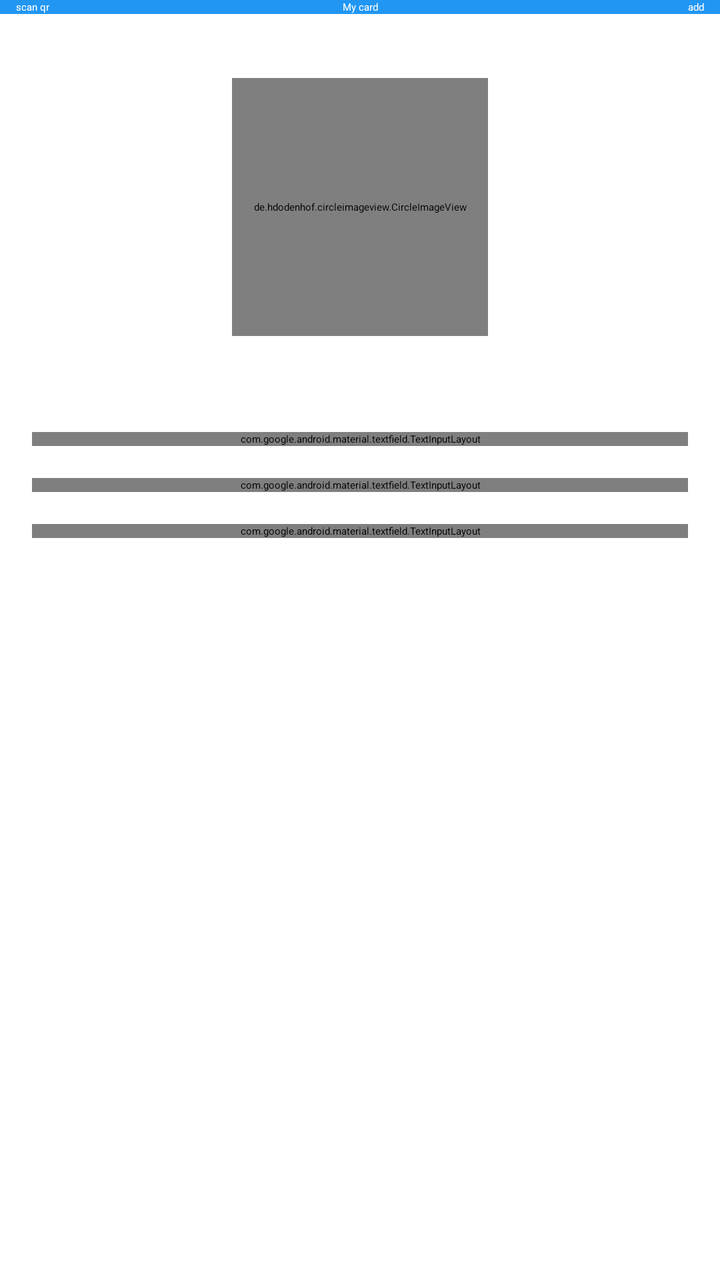
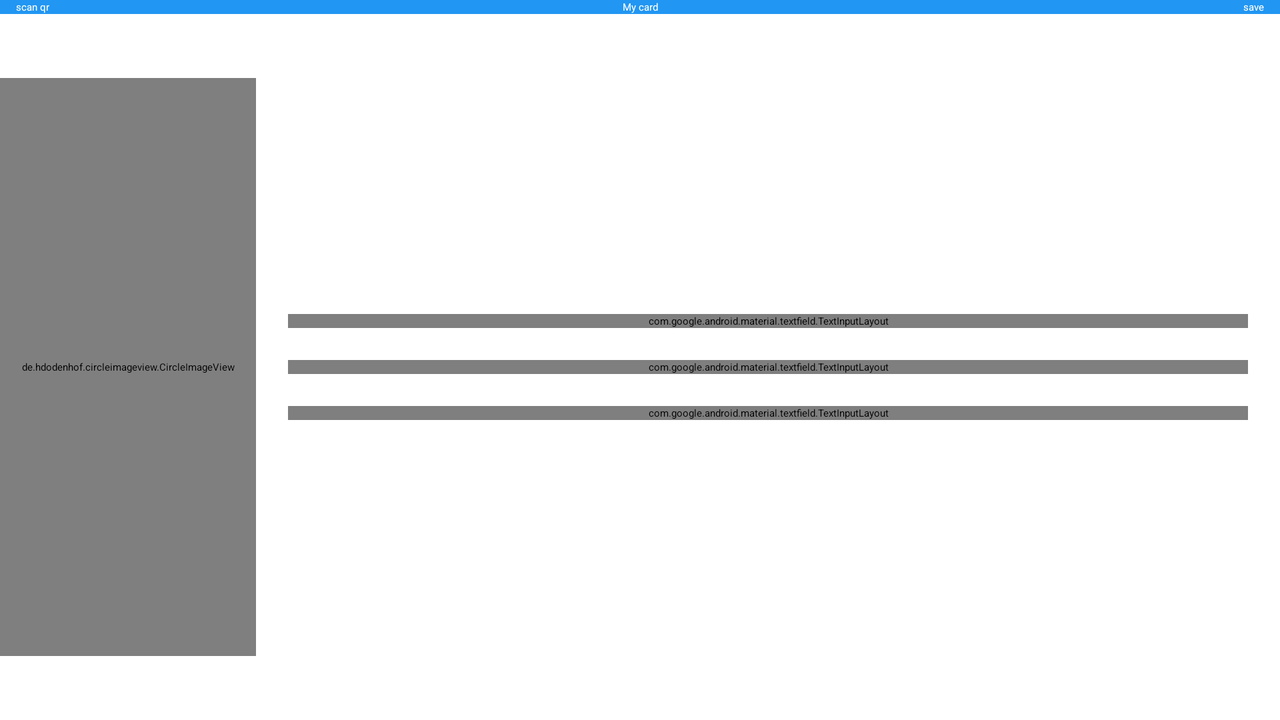

Compare how this app lays out the same screen by default and in its alternative resource folder. The renders come first, then the two layout files and the values they reference.
<!-- AndroidManifest.xml: application theme Theme.BusinessCard -->
<!-- res/layout/fragment_save.xml -->
<?xml version="1.0" encoding="utf-8"?>
<layout>

    <androidx.constraintlayout.widget.ConstraintLayout xmlns:android="http://schemas.android.com/apk/res/android"
        xmlns:app="http://schemas.android.com/apk/res-auto"
        xmlns:tools="http://schemas.android.com/tools"
        android:layout_width="match_parent"
        android:layout_height="match_parent"
        tools:context=".fragments.editfragment.EditFragment">

        <androidx.appcompat.widget.Toolbar
            android:id="@+id/toolbar_top"
            android:layout_width="match_parent"
            android:layout_height="wrap_content"
            android:background="@color/toolbarColor"
            android:minHeight="?android:attr/actionBarSize"
            app:layout_constraintEnd_toEndOf="parent"
            app:layout_constraintStart_toStartOf="parent"
            app:layout_constraintTop_toTopOf="parent">

            <Button
                android:id="@+id/scan_qr_button"
                style="@style/Widget.MaterialComponents.Button.TextButton"
                android:layout_width="wrap_content"
                android:layout_height="wrap_content"
                android:layout_gravity="start"
                android:gravity="center"
                android:text="@string/scan_qr"
                android:textColor="@color/white" />

            <TextView
                android:id="@+id/toolbar_title"
                android:layout_width="wrap_content"
                android:layout_height="wrap_content"
                android:layout_gravity="center"
                android:text="@string/my_card"
                android:textColor="@color/white" />

            <Button
                android:id="@+id/toolbar_add_button"
                style="@style/Widget.MaterialComponents.Button.TextButton"
                android:layout_width="wrap_content"
                android:layout_height="wrap_content"
                android:layout_gravity="end"
                android:gravity="center"
                android:text="@string/add"
                android:textColor="@color/white" />

        </androidx.appcompat.widget.Toolbar>

        <de.hdodenhof.circleimageview.CircleImageView
            android:id="@+id/circleImageView"
            android:layout_width="0dp"
            android:layout_height="0dp"
            android:layout_marginStart="116dp"
            android:layout_marginTop="32dp"
            android:layout_marginEnd="116dp"
            android:layout_marginBottom="24dp"
            android:src="@drawable/ic_baseline_person_24"
            app:civ_border_color="@color/blue"
            app:civ_border_width="2dp"
            app:layout_constraintBottom_toTopOf="@+id/guideline"
            app:layout_constraintEnd_toEndOf="parent"
            app:layout_constraintStart_toStartOf="parent"
            app:layout_constraintTop_toBottomOf="@+id/toolbar_top" />

        <androidx.constraintlayout.widget.Guideline
            android:id="@+id/guideline"
            android:layout_width="wrap_content"
            android:layout_height="wrap_content"
            android:orientation="horizontal"
            app:layout_constraintGuide_percent="0.3" />

        <LinearLayout
            android:id="@+id/linearLayout"
            android:layout_width="match_parent"
            android:layout_height="wrap_content"
            android:orientation="vertical"
            android:padding="@dimen/linear_layout_margin"
            app:layout_constraintTop_toTopOf="@+id/guideline">

            <com.google.android.material.textfield.TextInputLayout
                android:id="@+id/full_name_text_field"
                style="@style/text_input_field_style"
                android:hint="@string/full_name">


                <com.google.android.material.textfield.TextInputEditText
                    android:id="@+id/full_name_text_input"
                    android:layout_width="match_parent"
                    android:layout_height="wrap_content"
                    android:inputType="text" />

            </com.google.android.material.textfield.TextInputLayout>

            <com.google.android.material.textfield.TextInputLayout
                android:id="@+id/phone_text_field"
                style="@style/text_input_field_style"
                android:hint="@string/phone">

                <com.google.android.material.textfield.TextInputEditText
                    android:id="@+id/phone_text_input"
                    android:layout_width="match_parent"
                    android:layout_height="wrap_content"
                    android:inputType="phone" />

            </com.google.android.material.textfield.TextInputLayout>

            <com.google.android.material.textfield.TextInputLayout
                android:id="@+id/email_text_field"
                style="@style/text_input_field_style"
                android:hint="@string/email_text_input">

                <com.google.android.material.textfield.TextInputEditText
                    android:id="@+id/email_text_input"
                    android:layout_width="match_parent"
                    android:layout_height="wrap_content"
                    android:inputType="textEmailAddress" />

            </com.google.android.material.textfield.TextInputLayout>
        </LinearLayout>
    </androidx.constraintlayout.widget.ConstraintLayout>
</layout>
<!-- resources referenced by this layout -->
<resources>
  <color name="blue">#2196F3</color>
  <color name="toolbarColor">#2196F3</color>
  <color name="white">#FFFFFFFF</color>
  <dimen name="linear_layout_margin">16dp</dimen>
  <string name="add">add</string>
  <string name="email_text_input">Email</string>
  <string name="full_name">Full name</string>
  <string name="my_card">My card</string>
  <string name="phone">Phone</string>
  <string name="scan_qr">scan qr</string>
  <style name="text_input_field_style" parent="Widget.MaterialComponents.TextInputLayout.OutlinedBox">
          <item name="boxCornerRadiusTopEnd">16dp</item>
          <item name="boxCornerRadiusBottomStart">20dp</item>
          <item name="boxCornerRadiusBottomEnd">20dp</item>
          <item name="boxCornerRadiusTopStart">20dp</item>
          <item name="android:layout_width">match_parent</item>
          <item name="android:layout_height">wrap_content</item>
          <item name="boxStrokeColor">@color/blue</item>
          <item name="boxStrokeWidth">1dp</item>
          <item name="android:layout_marginTop">8dp</item>
          <item name="android:layout_marginBottom">8dp</item>
          <item name="android:textColorHint">@color/blue</item>
      </style>
</resources>
<!-- res/layout-land/fragment_save.xml (the repository's variant of the layout above) -->
<!-- drawn on the phone turned sideways -->
<?xml version="1.0" encoding="utf-8"?>
<layout xmlns:android="http://schemas.android.com/apk/res/android"
    xmlns:app="http://schemas.android.com/apk/res-auto"
    xmlns:tools="http://schemas.android.com/tools">

    <androidx.constraintlayout.widget.ConstraintLayout
        android:layout_width="match_parent"
        android:layout_height="match_parent"
        tools:context=".fragments.editfragment.EditFragment">

        <androidx.appcompat.widget.Toolbar
            android:id="@+id/toolbar_top"
            android:layout_width="match_parent"
            android:layout_height="wrap_content"
            android:background="@color/toolbarColor"
            android:minHeight="?android:attr/actionBarSize"
            app:layout_constraintEnd_toEndOf="parent"
            app:layout_constraintStart_toStartOf="parent"
            app:layout_constraintTop_toTopOf="parent">
            <Button
                android:id="@+id/scan_qr_button"
                style="@style/Widget.MaterialComponents.Button.TextButton"
                android:layout_width="wrap_content"
                android:layout_height="wrap_content"
                android:layout_gravity="start"
                android:gravity="center"
                android:text="@string/scan_qr"
                android:textColor="@color/white" />
            <TextView
                android:id="@+id/toolbar_title"
                android:layout_width="wrap_content"
                android:layout_height="wrap_content"
                android:layout_gravity="center"
                android:text="@string/my_card"
                android:textColor="@color/white" />

            <Button
                android:id="@+id/toolbar_save_button"
                style="@style/Widget.MaterialComponents.Button.TextButton"
                android:layout_width="wrap_content"
                android:layout_height="wrap_content"
                android:layout_gravity="end"
                android:gravity="center"
                android:text="@string/save"
                android:textColor="@color/white" />

        </androidx.appcompat.widget.Toolbar>

        <de.hdodenhof.circleimageview.CircleImageView
            android:id="@+id/circleImageView"
            android:layout_width="0dp"
            android:layout_height="0dp"
            android:layout_marginTop="32dp"
            android:layout_marginBottom="32dp"
            android:src="@drawable/ic_baseline_person_24"
            app:civ_border_color="@color/blue"
            app:civ_border_width="2dp"
            app:layout_constraintBottom_toBottomOf="parent"
            app:layout_constraintEnd_toStartOf="@+id/guideline3"
            app:layout_constraintStart_toStartOf="parent"
            app:layout_constraintTop_toBottomOf="@+id/toolbar_top"/>

        <androidx.constraintlayout.widget.Guideline
            android:id="@+id/guideline3"
            android:layout_width="wrap_content"
            android:layout_height="wrap_content"
            android:orientation="vertical"
            app:layout_constraintGuide_percent="0.2" />


        <LinearLayout
            android:id="@+id/linearLayout"
            android:layout_width="0dp"
            android:layout_height="wrap_content"
            android:orientation="vertical"
            android:padding="@dimen/linear_layout_margin"
            app:layout_constraintBottom_toBottomOf="parent"
            app:layout_constraintEnd_toEndOf="parent"
            app:layout_constraintStart_toEndOf="@+id/circleImageView"
            app:layout_constraintTop_toBottomOf="@+id/toolbar_top">

            <com.google.android.material.textfield.TextInputLayout
                android:id="@+id/full_name_text_field"
                style="@style/text_input_field_style"
                android:hint="@string/full_name">


                <com.google.android.material.textfield.TextInputEditText
                    android:id="@+id/full_name_text_input"
                    android:layout_width="match_parent"
                    android:layout_height="wrap_content"
                    android:inputType="text" />

            </com.google.android.material.textfield.TextInputLayout>

            <com.google.android.material.textfield.TextInputLayout
                android:id="@+id/phone_text_field"
                style="@style/text_input_field_style"
                android:hint="@string/phone">

                <com.google.android.material.textfield.TextInputEditText
                    android:id="@+id/phone_text_input"
                    android:layout_width="match_parent"
                    android:layout_height="wrap_content"
                    android:inputType="phone" />

            </com.google.android.material.textfield.TextInputLayout>

            <com.google.android.material.textfield.TextInputLayout
                android:id="@+id/email_text_field"
                style="@style/text_input_field_style"
                android:hint="@string/email_text_input">

                <com.google.android.material.textfield.TextInputEditText
                    android:id="@+id/email_text_input"
                    android:layout_width="match_parent"
                    android:layout_height="wrap_content"
                    android:inputType="textEmailAddress" />

            </com.google.android.material.textfield.TextInputLayout>
        </LinearLayout>
    </androidx.constraintlayout.widget.ConstraintLayout>
</layout>
<!-- resources referenced by the variant -->
<!-- as the phone turned sideways resolves them -->
<resources>
  <color name="blue">#2196F3</color>
  <color name="toolbarColor">#2196F3</color>
  <color name="white">#FFFFFFFF</color>
  <dimen name="linear_layout_margin">16dp</dimen>
  <string name="email_text_input">Email</string>
  <string name="full_name">Full name</string>
  <string name="my_card">My card</string>
  <string name="phone">Phone</string>
  <string name="save">save</string>
  <string name="scan_qr">scan qr</string>
  <style name="text_input_field_style" parent="Widget.MaterialComponents.TextInputLayout.OutlinedBox">
          <item name="boxCornerRadiusTopEnd">16dp</item>
          <item name="boxCornerRadiusBottomStart">20dp</item>
          <item name="boxCornerRadiusBottomEnd">20dp</item>
          <item name="boxCornerRadiusTopStart">20dp</item>
          <item name="android:layout_width">match_parent</item>
          <item name="android:layout_height">wrap_content</item>
          <item name="boxStrokeColor">@color/blue</item>
          <item name="boxStrokeWidth">1dp</item>
          <item name="android:layout_marginTop">8dp</item>
          <item name="android:layout_marginBottom">8dp</item>
          <item name="android:textColorHint">@color/blue</item>
      </style>
</resources>
